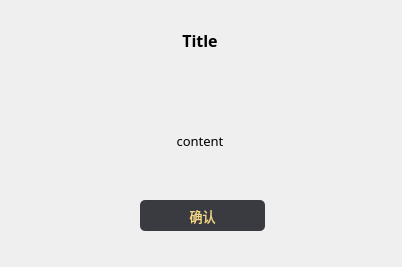
<?xml version="1.0" encoding="UTF-8"?>
<ui version="4.0">
 <class>MainWindow</class>
 <widget class="QMainWindow" name="MainWindow">
  <property name="geometry">
   <rect>
    <x>0</x>
    <y>0</y>
    <width>402</width>
    <height>267</height>
   </rect>
  </property>
  <property name="windowTitle">
   <string>MainWindow</string>
  </property>
  <widget class="QWidget" name="centralwidget">
   <widget class="QWidget" name="widget" native="true">
    <property name="geometry">
     <rect>
      <x>10</x>
      <y>10</y>
      <width>380</width>
      <height>250</height>
     </rect>
    </property>
    <widget class="QLabel" name="Backgroud_Label">
     <property name="geometry">
      <rect>
       <x>0</x>
       <y>0</y>
       <width>380</width>
       <height>250</height>
      </rect>
     </property>
     <property name="styleSheet">
      <string notr="true">border-image: url(:/background/Tip.png);</string>
     </property>
     <property name="text">
      <string/>
     </property>
    </widget>
    <widget class="QLabel" name="Title_Label">
     <property name="geometry">
      <rect>
       <x>0</x>
       <y>20</y>
       <width>380</width>
       <height>20</height>
      </rect>
     </property>
     <property name="font">
      <font>
       <family>微软雅黑</family>
       <pointsize>12</pointsize>
       <weight>75</weight>
       <bold>true</bold>
      </font>
     </property>
     <property name="mouseTracking">
      <bool>false</bool>
     </property>
     <property name="text">
      <string>Title</string>
     </property>
     <property name="alignment">
      <set>Qt::AlignCenter</set>
     </property>
    </widget>
    <widget class="QLabel" name="Content_Label">
     <property name="geometry">
      <rect>
       <x>0</x>
       <y>80</y>
       <width>380</width>
       <height>101</height>
      </rect>
     </property>
     <property name="font">
      <font>
       <family>微软雅黑</family>
       <pointsize>10</pointsize>
      </font>
     </property>
     <property name="mouseTracking">
      <bool>false</bool>
     </property>
     <property name="text">
      <string>content</string>
     </property>
     <property name="alignment">
      <set>Qt::AlignCenter</set>
     </property>
    </widget>
    <widget class="QPushButton" name="OK_Button">
     <property name="geometry">
      <rect>
       <x>130</x>
       <y>190</y>
       <width>125</width>
       <height>31</height>
      </rect>
     </property>
     <property name="font">
      <font>
       <family>微软雅黑</family>
       <pointsize>10</pointsize>
      </font>
     </property>
     <property name="styleSheet">
      <string notr="true">QPushButton:pressed {		
	background-color: rgb(34, 35, 38);
}
QPushButton {
	border:none;
	border-radius:5px;
	
	color: rgb(244, 216, 135);
	background-color: rgb(57, 59, 64);
}</string>
     </property>
     <property name="text">
      <string>确认</string>
     </property>
    </widget>
   </widget>
  </widget>
 </widget>
 <resources>
  <include location="Tip.qrc"/>
 </resources>
 <connections>
  <connection>
   <sender>OK_Button</sender>
   <signal>clicked()</signal>
   <receiver>MainWindow</receiver>
   <slot>close()</slot>
   <hints>
    <hint type="sourcelabel">
     <x>183</x>
     <y>226</y>
    </hint>
    <hint type="destinationlabel">
     <x>192</x>
     <y>279</y>
    </hint>
   </hints>
  </connection>
 </connections>
</ui>
